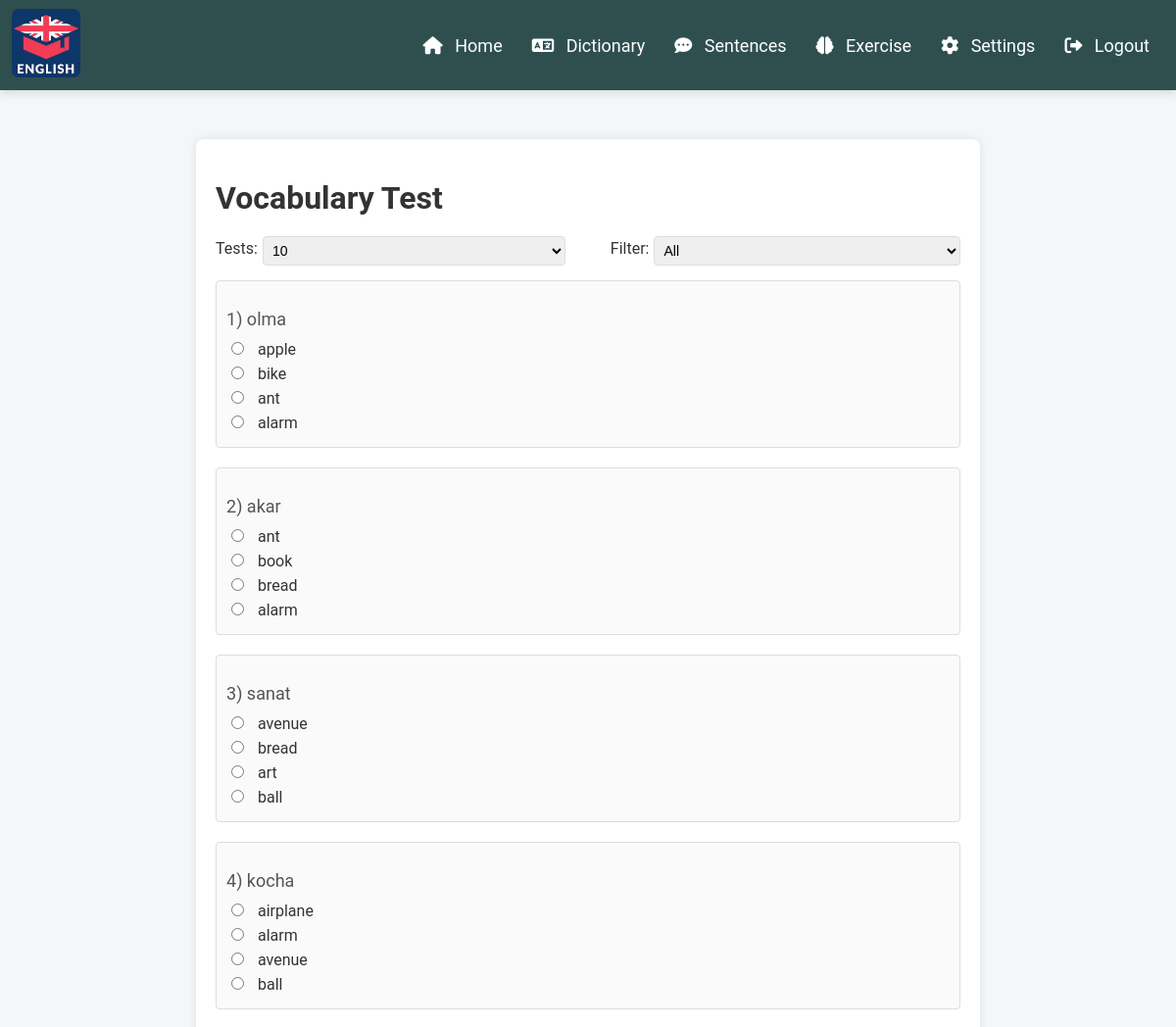
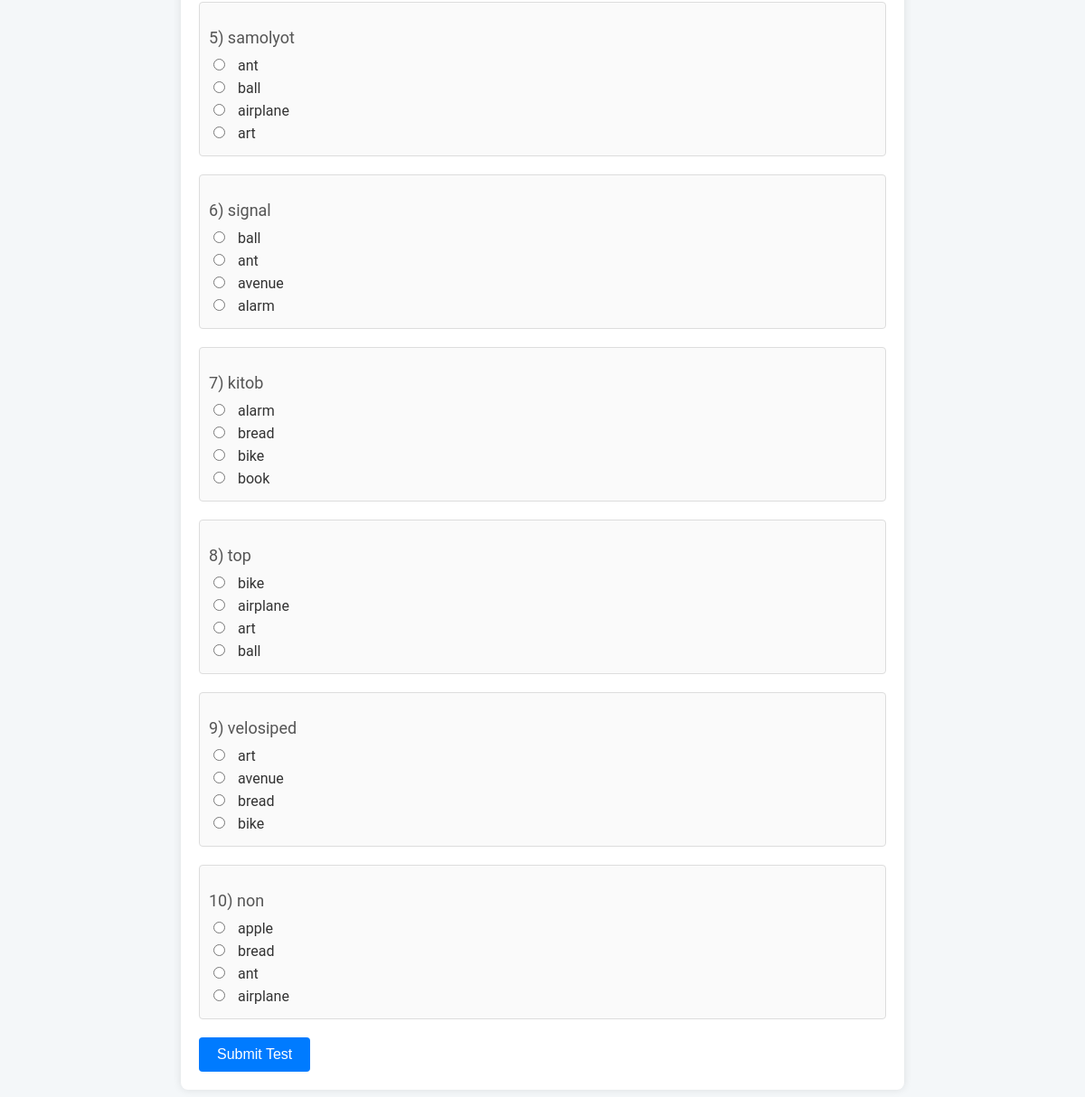
/exercise/vocabulary.php (signed in), run on the app's committed database (2 pictures, top to bottom).
### tables this page shows
CREATE TABLE words (
    id INT AUTO_INCREMENT PRIMARY KEY,
    user_id INT NOT NULL,
    word VARCHAR(150) NOT NULL,
    translation VARCHAR(150),
    definition VARCHAR(255),
    FOREIGN KEY (user_id) REFERENCES users(id) ON DELETE CASCADE,
    INDEX word_idx (word)
);

### model/config.php (called while the page is built, shortened)
<?php
class Database
{
    private $conn;
    public function __construct()
    {
        $servername = "localhost";
        $username = "root";
        $password = "";
        $dbname = "English";
        $this->conn = new mysqli($servername, $username, $password, $dbname);
    }
    public function select($table, $columns = "*", $condition = "1")
    {
        $sql = "SELECT $columns FROM $table WHERE $condition";
        $result = $this->conn->query($sql);
        return $result ? $result->fetch_all(MYSQLI_ASSOC) : [];
    }
}

### exercise/vocabulary.php (the view, shortened to what this page needs)
<?php
include '../model/config.php';
$query = new Database();
$user_id = $_SESSION['user_id'];
$numWords = (int) ($_GET['num_words'] ?? 10);
$filter = $_GET['filter'] ?? 'all';
$results = [];
if ($filter === 'liked') {
    $likedWords = $query->select('liked_words', 'word_id', "user_id = $user_id");
    $likedWordIds = array_column($likedWords, 'word_id');
    if (!empty($likedWordIds)) {
        $likedWordIdsList = implode(',', $likedWordIds);
        $results = $query->select('words', '*', "id IN ($likedWordIdsList) LIMIT $numWords");
    }
} else {
    $results = $query->select('words', '*', "1 LIMIT $numWords");
}
function getRandomOptions($correctWord, $allWords, $numOptions = 4)
{
    $options = [$correctWord];
    $allWordsCount = count($allWords);
    if ($allWordsCount > 1) {
        $randomKeys = array_rand(array_diff($allWords, [$correctWord]), min($numOptions - 1, $allWordsCount - 1));
        foreach ($randomKeys as $key) {
            $options[] = $allWords[$key];
        }
    }
    shuffle($options);
    return $options;
}
?>
<!DOCTYPE html>
<html lang="en">
<head>
    <link rel="stylesheet" href="../css/exercise-vocabulary.css">
</head>
<body>
    <?php include '../includes/header.php'; ?>
    <div class="container">
        <h1>Vocabulary Test</h1>
        <form id="numWordsForm" action="" method="GET" style="display: flex; align-items: center; gap: 10px;">
            <div>
                <label for="num_words" style="font-size: 16px; color: #333;">Tests:</label>
                <select name="num_words" id="num_words"
                    style="padding: 5px; border-radius: 4px; border: 1px solid #ddd; font-size: 14px;">
                    <option value="10" <?= $numWords == 10 ? 'selected' : '' ?>>10</option>
                </select>
            </div>
            <div>
                <label for="filter" style="font-size: 16px; color: #333;">Filter:</label>
                <select name="filter" id="filter"
                    style="padding: 5px; border-radius: 4px; border: 1px solid #ddd; font-size: 14px;">
                    <option value="all" <?= $filter == 'all' ? 'selected' : '' ?>>All</option>
                </select>
            </div>
        </form>
        <?php if (empty($results)): ?>
            <div class="information-not-found">
                <i class="fa fa-info-circle"></i>
                <p>No words found.</p>
                <a href="../dictionary/" class="btn btn-primary">Dictionary</a>
            </div>
        <?php else: ?>
            <form action="test_result.php" method="POST">
                <?php foreach ($results as $index => $word): ?>
                    <div class="question">
                        <p><?= ($index + 1) . ") " . htmlspecialchars($word['translation']) ?></p>
                        <?php
                        $allWords = array_column($results, 'word');
                        $options = getRandomOptions($word['word'], $allWords);
                        ?>
                        <?php foreach ($options as $option): ?>
                            <label>
                                <input type="radio" name="answers[<?= $index ?>]" value="<?= htmlspecialchars($option) ?>">
                                <?= htmlspecialchars($option) ?>
                            </label>
                        <?php endforeach; ?>
                    </div>
                <?php endforeach; ?>
                <button type="submit">Submit Test</button>
            </form>
        <?php endif; ?>
    </div>
</body>
</html>

### includes/header.php (shortened to what this page needs)
<link rel="stylesheet" href="https://cdnjs.cloudflare.com/ajax/libs/font-awesome/6.0.0-beta3/css/all.min.css">
<link rel="stylesheet" href="../css/sweetalert2.css">
<link rel="stylesheet" href="../css/header.css">
<header>
    <a href="../">
        <img src="../images/logo.png" alt="logo" class="header-logo">
    </a>
    <nav class="header-nav">
        <ul>
            <li><a href="../"><i class="fas fa-home"></i> Home</a></li>
            <li><a href="../dictionary/"><i class="fas fa-language"></i> Dictionary</a></li>
            <li><a href="../sentences/"><i class="fas fa-comment-dots"></i> Sentences</a></li>
            <li><a href="../exercise/"><i class="fas fa-brain"></i> Exercise</a></li>
            <li><a href="../settings/"><i class="fa-solid fa-gear"></i> Settings</a></li>
            <li><a href="#" onclick="Logout(); return false;"><i class="fa-solid fa-right-from-bracket"></i>
                    Logout</a></li>
        </ul>
    </nav>
</header>

### css/exercise-vocabulary.css (style rules this page uses)
body { font-family: Arial, sans-serif; margin: 0; padding: 0; }
.container { width: calc(100% - 60px); max-width: 800px; margin: 50px auto; padding: 20px; background-color: #fff; border-radius: 8px; box-shadow: 0 0 10px rgba(0, 0, 0, 0.1); box-sizing: border-box; }
h1 { color: #333; margin-bottom: 20px; }
.question { margin-bottom: 20px; padding: 10px; border: 1px solid #ddd; border-radius: 4px; background-color: #fafafa; }
.question p { font-size: 18px; color: #555; margin-bottom: 10px; }
label { display: block; margin-bottom: 5px; font-size: 16px; color: #333; }
input[type="radio"] { margin-right: 10px; }
button { padding: 10px 20px; border: none; border-radius: 4px; background-color: #007bff; color: #fff; font-size: 16px; cursor: pointer; }
#numWordsForm { margin: 15px 0px; width: 100%; display: flex; justify-content: space-between; }
#numWordsForm div { display: flex; align-items: center; width: 47%; gap: 5px; }
#numWordsForm select { width: 100% }

### css/header.css (style rules this page uses)
body { font-family: 'Roboto', sans-serif; background-color: #f4f7f9; margin: 0; padding: 0; }
header { background-color: #2f4f4f; color: white; box-shadow: 0 4px 8px rgba(0, 0, 0, 0.1); padding: 9px 12px; display: flex; justify-content: space-between; align-items: center; flex-wrap: wrap; position: sticky; top: 0; }
header a { text-decoration: none; }
.header-logo { width: 70px; height: 70px; border-radius: 7px; }
.header-nav { display: flex; justify-content: end; }
.header-nav ul { list-style: none; margin: 0; padding: 0; display: flex; }
.header-nav ul li a { color: white; text-decoration: none; font-size: 18px; padding: 10px 15px; transition: color 0.3s ease-in-out; display: block; }
.header-nav ul li a i { margin-right: 8px; }
.header-nav ul li { position: relative; }
.header-nav ul li a:before { content: ""; position: absolute; left: 0; bottom: 0; width: 100%; height: 2px; border-radius: 5px; background-color: transparent; transition: background-color 0.3s ease-in-out; }

### data on the page
words: translation "olma", word "apple", word "bike", word "ant", word "alarm"
words: translation "akar", word "ant", word "book", word "bread", word "alarm"
words: translation "sanat", word "avenue", word "bread", word "art", word "ball"
words: translation "kocha", word "airplane", word "alarm", word "avenue", word "ball"
words: translation "samolyot", word "ant", word "ball", word "airplane", word "art"
words: translation "signal", word "ball", word "ant", word "avenue", word "alarm"
words: translation "kitob", word "alarm", word "bread", word "bike", word "book"
words: translation "top", word "bike", word "airplane", word "art", word "ball"
words: translation "velosiped", word "art", word "avenue", word "bread", word "bike"
words: translation "non", word "apple", word "bread", word "ant", word "airplane"
